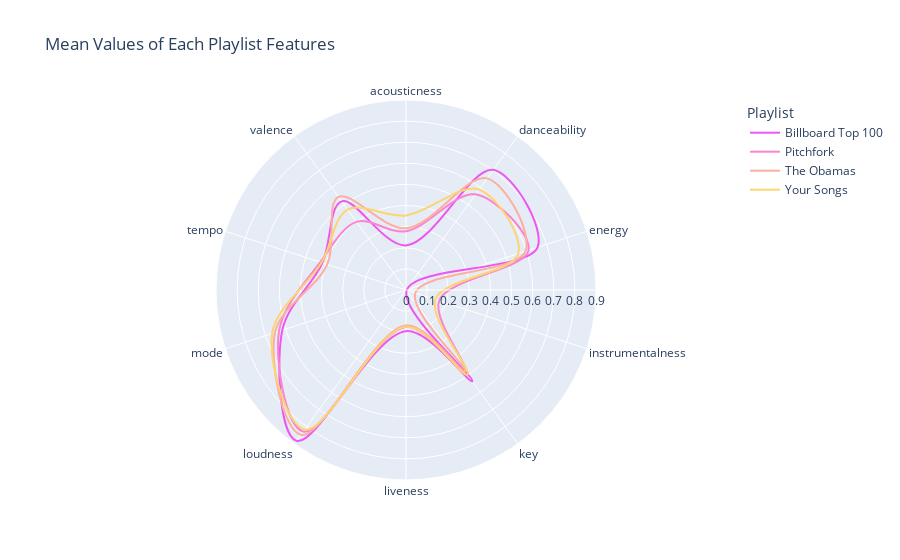

The cell this chart's notebook holds for it:
### Code cell
#input variables
playlist_uri ="2ERd3YQjKnGSEyInrwYPRh"
username = "João Fanha"

mega_function(username, playlist_uri)

### Figure 1 — Plotly figure (JSON) as saved in the notebook; plotly's stock layout.template omitted (floating-point values rounded to 4 significant figures)
{"data": [{"hovertemplate": "Playlist=Billboard Top 100<br>avg=%{r}<br>features=%{theta}<extra></extra>", "legendgroup": "Billboard Top 100", "line": {"color": "#ef55f1", "dash": "solid", "shape": "spline"}, "mode": "lines", "name": "Billboard Top 100", "r": [0.2111, 0.7035, 0.6557, 0.003601, 0.5344, 0.1948, 0.8831, 0.6162, 0.4162, 0.5191, 0.2111], "showlegend": true, "subplot": "polar", "theta": ["acousticness", "danceability", "energy", "instrumentalness", "key", "liveness", "loudness", "mode", "tempo", "valence", "acousticness"], "type": "scatterpolar"}, {"hovertemplate": "Playlist=Pitchfork<br>avg=%{r}<br>features=%{theta}<extra></extra>", "legendgroup": "Pitchfork", "line": {"color": "#fb84ce", "dash": "solid", "shape": "spline"}, "mode": "lines", "name": "Pitchfork", "r": [0.2783, 0.5602, 0.6108, 0.165, 0.474, 0.1747, 0.8288, 0.6327, 0.4268, 0.399, 0.2783], "showlegend": true, "subplot": "polar", "theta": ["acousticness", "danceability", "energy", "instrumentalness", "key", "liveness", "loudness", "mode", "tempo", "valence", "acousticness"], "type": "scatterpolar"}, {"hovertemplate": "Playlist=The Obamas<br>avg=%{r}<br>features=%{theta}<extra></extra>", "legendgroup": "The Obamas", "line": {"color": "#fbafa1", "dash": "solid", "shape": "spline"}, "mode": "lines", "name": "The Obamas", "r": [0.2922, 0.6534, 0.5955, 0.0465, 0.4769, 0.1678, 0.8476, 0.6525, 0.3925, 0.5448, 0.2922], "showlegend": true, "subplot": "polar", "theta": ["acousticness", "danceability", "energy", "instrumentalness", "key", "liveness", "loudness", "mode", "tempo", "valence", "acousticness"], "type": "scatterpolar"}, {"hovertemplate": "Playlist=Your Songs<br>avg=%{r}<br>features=%{theta}<extra></extra>", "legendgroup": "Your Songs", "line": {"color": "#fcd471", "dash": "solid", "shape": "spline"}, "mode": "lines", "name": "Your Songs", "r": [0.3531, 0.5886, 0.5593, 0.1459, 0.496, 0.1746, 0.8171, 0.6667, 0.4204, 0.4708, 0.3531], "showlegend": true, "subplot": "polar", "theta": ["acousticness", "danceability", "energy", "instrumentalness", "key", "liveness", "loudness", "mode", "tempo", "valence", "acousticness"], "type": "scatterpolar"}], "layout": {"legend": {"title": {"text": "Playlist"}, "tracegroupgap": 0}, "polar": {"angularaxis": {"direction": "clockwise", "rotation": 90}, "domain": {"x": [0, 1], "y": [0, 1]}, "radialaxis": {"range": [0, 0.9]}}, "title": {"text": "Mean Values of Each Playlist Features"}}}
